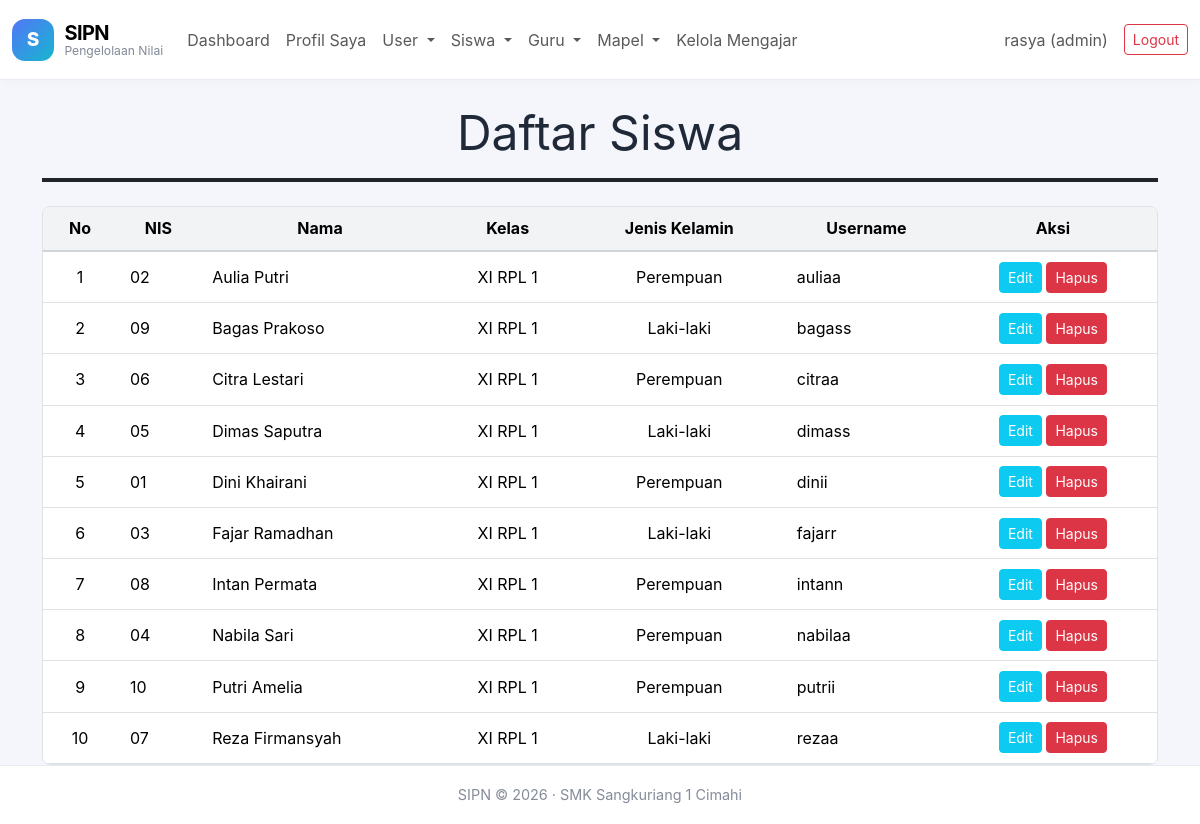
/daftar_siswa.php (signed in), run on the app's committed database.
### tables this page shows
CREATE TABLE `siswa` (
  `id` int(11) NOT NULL,
  `nis` varchar(10) NOT NULL,
  `nama` varchar(100) NOT NULL,
  `kelas` varchar(10) NOT NULL,
  `jenis_kelamin` enum('L','P') NOT NULL,
  `user_id` int(11) NOT NULL
);

CREATE TABLE `users` (
  `id` int(11) NOT NULL,
  `username` varchar(50) NOT NULL,
  `password` varchar(255) NOT NULL,
  `role` enum('admin','guru','siswa') NOT NULL,
  `created_at` timestamp NOT NULL DEFAULT current_timestamp()
);

### koneksi.php (called while the page is built, shortened)
<?php
function e($teks)
{
    return htmlspecialchars((string)$teks, ENT_QUOTES, 'UTF-8');
}
function siapkan($koneksi, $sql, $types = "", ...$params)
{
    $stmt = mysqli_prepare($koneksi, $sql);
    if (!mysqli_stmt_execute($stmt)) {
        mysqli_stmt_close($stmt);
        return false;
    }
    return $stmt;
}
function ambil_semua($koneksi, $sql, $types = "", ...$params)
{
    $stmt = siapkan($koneksi, $sql, $types, ...$params);
    $hasil = mysqli_stmt_get_result($stmt);
    $data = $hasil ? mysqli_fetch_all($hasil, MYSQLI_ASSOC) : [];
    return $data;
}
?>

### daftar_siswa.php (the view, shortened to what this page needs)
<?php
require_once "koneksi.php";
$role = $_SESSION['role'];
$data = ambil_semua(
    $koneksi,
    "SELECT users.id, users.username,
            siswa.nis, siswa.nama, siswa.kelas, siswa.jenis_kelamin
     FROM users
     JOIN siswa ON siswa.user_id = users.id
     WHERE users.role = 'siswa'
     ORDER BY siswa.nama ASC"
);
require "navbar.php";
?>
<div class="container mt-4">
    <div class="text-center mb-4">
        <h1 class="fw-normal display-5">Daftar Siswa</h1>
        <hr class="border border-dark border-2 opacity-100">
    </div>
    <div class="tabel-bingkai">
        <div class="table-responsive">
            <table class="table table-hover tabel-sip">
                <thead>
                    <tr>
                        <th>No</th>
                        <th>NIS</th>
                        <th>Nama</th>
                        <th>Kelas</th>
                        <th>Jenis Kelamin</th>
                        <th>Username</th>
                        <?php if ($role === 'admin'): ?>
                            <th>Aksi</th>
                        <?php endif; ?>
                    </tr>
                </thead>
                <tbody>
                    <?php if (count($data) > 0): ?>
                        <?php foreach ($data as $i => $siswa): ?>
                            <tr>
                                <td class="tengah"><?= $i + 1 ?></td>
                                <td><?= e($siswa['nis']) ?></td>
                                <td><?= e($siswa['nama']) ?></td>
                                <td class="tengah"><?= e($siswa['kelas']) ?></td>
                                <td class="tengah">
                                    <?= $siswa['jenis_kelamin'] === 'L'
                                        ? 'Laki-laki' : 'Perempuan' ?>
                                </td>
                                <td><?= e($siswa['username']) ?></td>
                                <?php if ($role === 'admin'): ?>
                                    <td class="tengah">
                                        <a href="form_edit.php?id=<?= (int)$siswa['id'] ?>"
                                           class="btn btn-sm btn-info text-white">
                                            Edit
                                        </a>
                                        <form action="aksi_hapus.php" method="POST"
                                              onsubmit="return confirm('Yakin ingin menghapus siswa ini?')">
                                            <button type="submit" class="btn btn-sm btn-danger">
                                                Hapus
                                            </button>
                                        </form>
                                    </td>
                                <?php endif; ?>
                            </tr>
                        <?php endforeach; ?>
                    <?php endif; ?>
                </tbody>
            </table>
        </div>
    </div>
</div>
<?php require "footer.php"; ?>

### sipn.css (style rules this page uses)
:root { --sipn-bg:#f4f6fb;--sipn-ink:#202938;--sipn-muted:#7c8492;--sipn-border:#e8ebf2;--sipn-shadow:0 5px 18px rgba(30,41,59,.055) }
body { background:var(--sipn-bg);color:var(--sipn-ink);font-family:Inter,ui-sans-serif,system-ui,-apple-system,"Segoe UI",sans-serif }

### navbar.php (style rules this page uses)
.tabel-bingkai { border: 1px solid #dee2e6; border-radius: .5rem; overflow: hidden; background: #fff; }
.tabel-sip { margin-bottom: 0; }
.tabel-sip th, .tabel-sip td { white-space: nowrap; vertical-align: middle; padding: .6rem .8rem; }
.tabel-sip thead th { background: #f1f3f5; text-align: center; border-bottom: 2px solid #ced4da; }
.tabel-sip .tengah { text-align: center; }
.tabel-sip form { display: inline; }

### data on the page
siswa: nis "02", nama "Aulia Putri", kelas "XI RPL 1", jenis_kelamin "Perempuan", user.username "auliaa"
siswa: nis "09", nama "Bagas Prakoso", kelas "XI RPL 1", jenis_kelamin "Laki-laki", user.username "bagass"
siswa: nis "06", nama "Citra Lestari", kelas "XI RPL 1", jenis_kelamin "Perempuan", user.username "citraa"
siswa: nis "05", nama "Dimas Saputra", kelas "XI RPL 1", jenis_kelamin "Laki-laki", user.username "dimass"
siswa: nis "01", nama "Dini Khairani", kelas "XI RPL 1", jenis_kelamin "Perempuan", user.username "dinii"
siswa: nis "03", nama "Fajar Ramadhan", kelas "XI RPL 1", jenis_kelamin "Laki-laki", user.username "fajarr"
siswa: nis "08", nama "Intan Permata", kelas "XI RPL 1", jenis_kelamin "Perempuan", user.username "intann"
siswa: nis "04", nama "Nabila Sari", kelas "XI RPL 1", jenis_kelamin "Perempuan", user.username "nabilaa"
siswa: nis "10", nama "Putri Amelia", kelas "XI RPL 1", jenis_kelamin "Perempuan", user.username "putrii"
siswa: nis "07", nama "Reza Firmansyah", kelas "XI RPL 1", jenis_kelamin "Laki-laki", user.username "rezaa"

### other printed values
$nama_nav "rasya"
$role_nav "admin"
